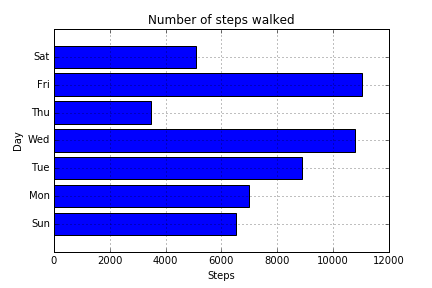

The script that saved this image:
# -*- coding: utf-8 -*-
"""
Example of drawing a horizontal bar chart

Created on Sun Feb 14 22:23:09 2016

@author: liulixiang
"""

import matplotlib.pyplot as plt

def create_bar_chart(data, labels):
    # Number of bars
    num_bars = len(data)
    positions = range(1, num_bars + 1)
    plt.barh(positions, data, align='center')
    plt.yticks(positions, labels)
    plt.xlabel('Steps')
    plt.ylabel('Day')
    plt.title('Number of steps walked')
    plt.grid()
    plt.savefig('horizontal_bar.png')
    plt.show()

if __name__ == '__main__':
    steps = [6534, 7000, 8900, 10786, 3467, 11045, 5095]
    labels = ['Sun', 'Mon', 'Tue', 'Wed', 'Thu', 'Fri', 'Sat']
    create_bar_chart(steps, labels)
